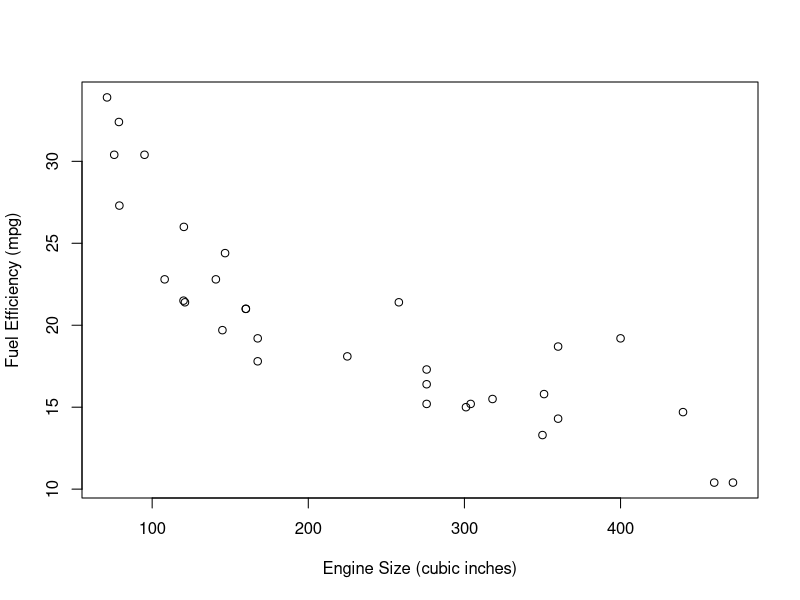

The R source for this figure:
summary(mtcars)
plot(mtcars$disp, mtcars$mpg, xlab = "Engine Size (cubic inches)", ylab = "Fuel Efficiency (mpg)")
cor(mtcars$disp, mtcars$mpg)
